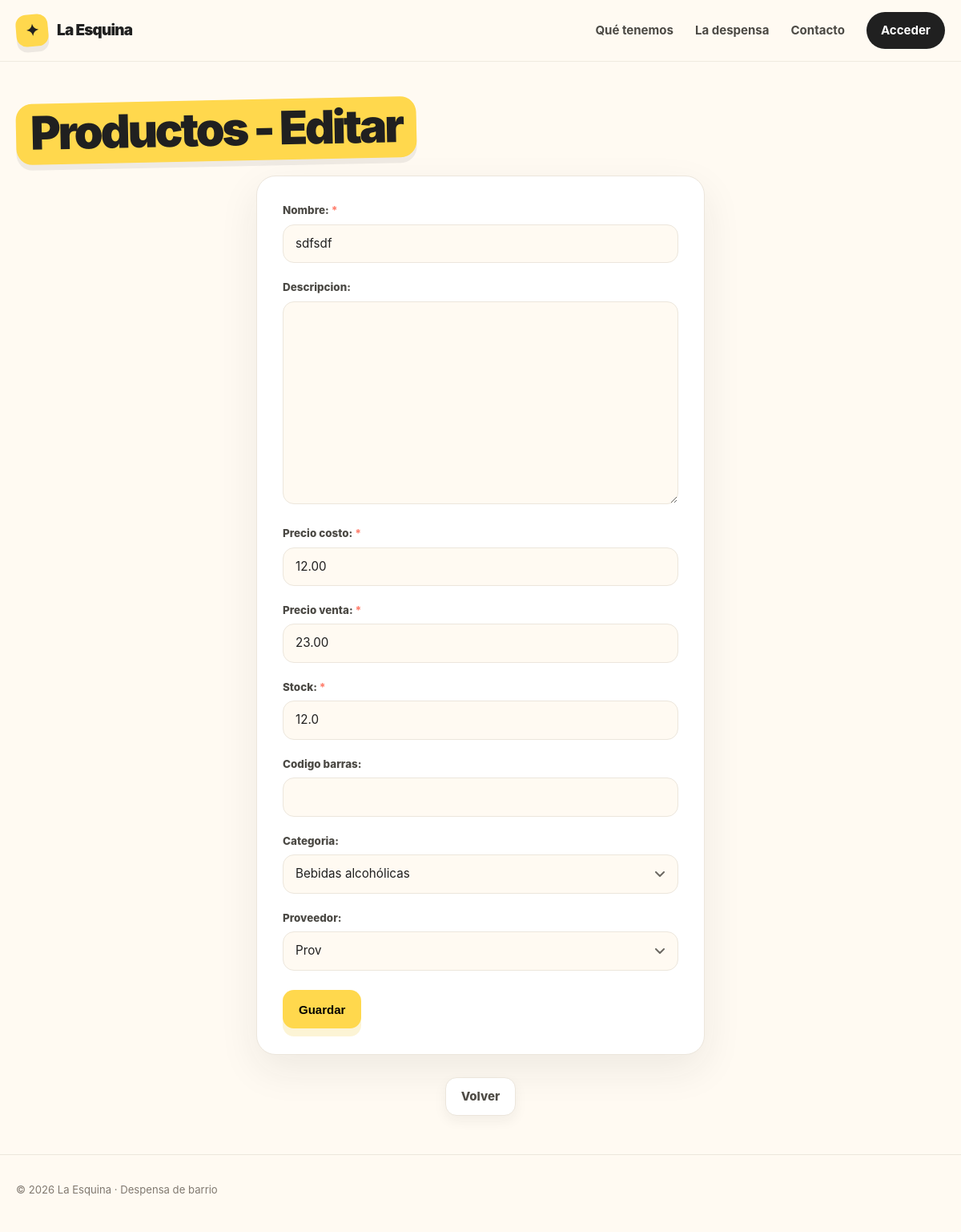
/ventas/producto/update/4, run on an earlier commit of the app's database.
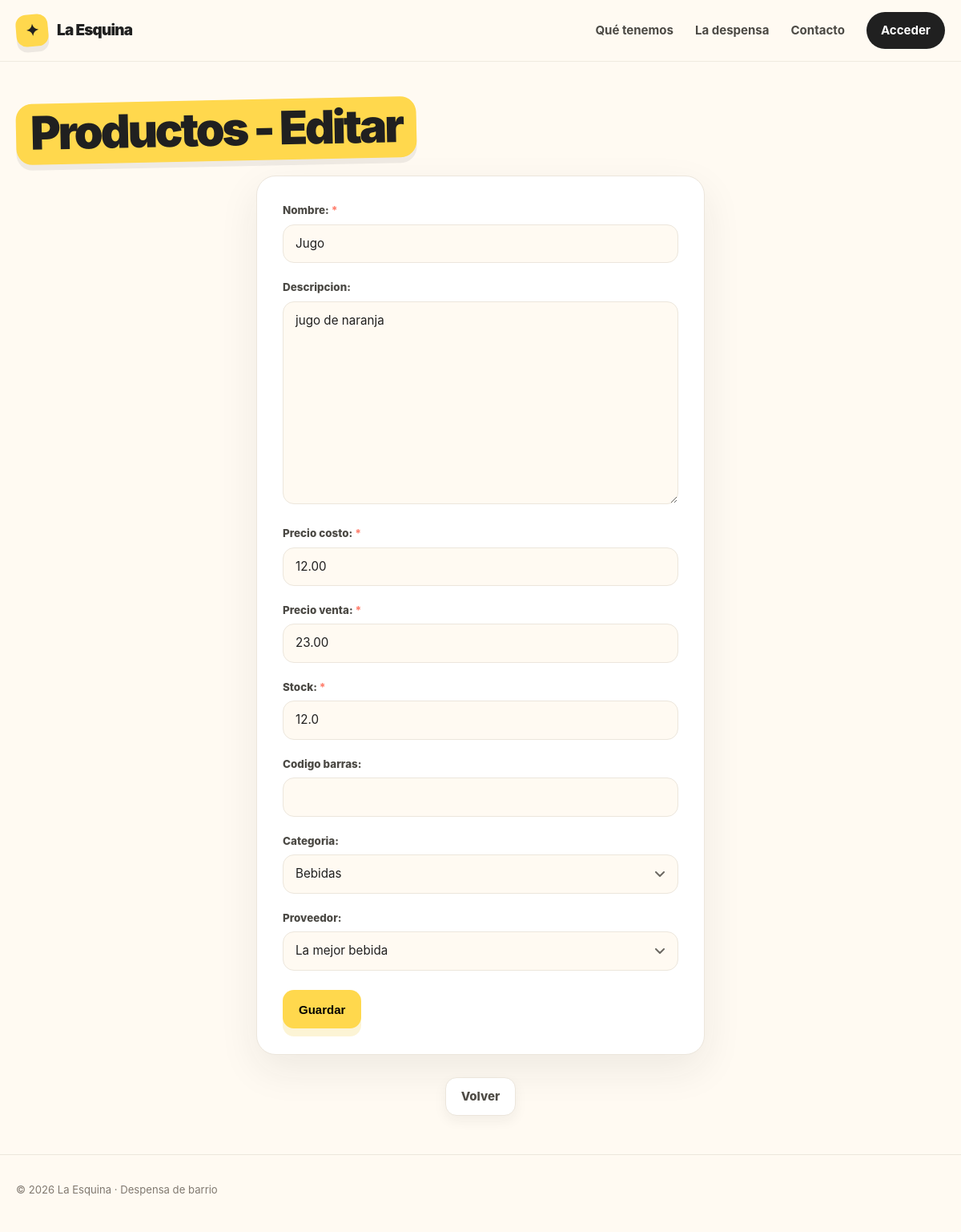
And on a later commit of the database.
### ventas/models/producto.py (models this page shows, shortened)
class Producto(models.Model):
    nombre = models.CharField(unique=True)
    descripcion = models.TextField(blank=True)
    precio_costo = models.DecimalField(max_digits=10, decimal_places=2)
    precio_venta = models.DecimalField(max_digits=10, decimal_places=2)
    stock = models.FloatField(default=0)
    codigo_barras = models.CharField(max_length=50, null=True, blank=True, unique=True)
    categoria = models.ForeignKey(
        Categoria, on_delete=models.SET_NULL, null=True, blank=True, related_name="productos"
    )
    proveedor = models.ForeignKey(
        Proveedor, on_delete=models.SET_NULL, null=True, blank=True, related_name="productos"
    )
    class Meta:
        verbose_name = "Producto"
        verbose_name_plural = "Productos"
        constraints = (
            models.CheckConstraint(
                condition=Q(stock__gte=0),
                name="producto_stock_no_negativo",
            ),
            models.CheckConstraint(
                condition=Q(precio_costo__gte=0),
                name="producto_precio_costo_no_negativo",
            ),
            models.CheckConstraint(
                condition=Q(precio_venta__gte=0),
                name="producto_precio_venta_no_negativo",
            ),
            models.CheckConstraint(
                condition=Q(precio_venta__gte=F("precio_costo")),
                name="producto_precio_mayor_o_igual_costo",
            ),
        )

### ventas/models/categoria.py (models this page shows)
class Categoria(models.Model):
    nombre = models.CharField(unique=True)
    descripcion = models.TextField(blank=True)
    def __str__(self) -> str:
        return self.nombre
    class Meta:
        verbose_name = "Categoría de Producto"
        verbose_name_plural = "Categorías de Productos"

### ventas/models/proveedor.py (models this page shows, shortened)
class Proveedor(models.Model):
    nombre = models.CharField(unique=True)
    telefono = models.CharField(blank=True)
    email = models.EmailField(blank=True)
    def __str__(self) -> str:
        return self.nombre
    class Meta:
        verbose_name = "Proveedor"
        verbose_name_plural = "Proveedores"

### ventas/views/producto.py (the view)
# urls.py: path("producto/update/<int:pk>", ProductoUpdate.as_view(), name="producto_update"),
class ProductoUpdate(UpdateView):
    model = Producto
    form_class = ProductoForm
    success_url = reverse_lazy("ventas:producto_list")

### ventas/forms.py
class ProductoForm(forms.ModelForm):
    class Meta:
        model = Producto
        fields = "__all__"

### ventas/templates/ventas/producto_form.html (shortened to what this page needs)
{% extends "core/base.html" %}
{% load static %}
{% block styles %}
    <link rel="stylesheet" href="{% static 'core/css/form.css' %}" />
{% endblock styles %}
{% block content %}
    <div class="container section">
        {% if form.instance.pk %}
            <h1 class="page-title">Productos - Editar</h1>
        {% else %}
            <h1 class="page-title">Productos - Crear</h1>
        {% endif %}
        <form method="post" class="form">
            {{ form.as_p }}
            <div class="form-actions">
                <button type="submit" class="button button-primary">Guardar</button>
            </div>
        </form>
        <div class="page-actions">
            <a class="button button-secondary"
               href="{% url 'ventas:producto_list' %}">Volver</a>
        </div>
    </div>
{% endblock content %}

What changed in the data, as far as the page shows it:
changed Producto: nombre "sdfsdf" → "Jugo"; descripcion (not shown) → "jugo de naranja"; categoria "Bebidas alcohólicas" → "Bebidas"; proveedor "Prov" → "La mejor bebida"
